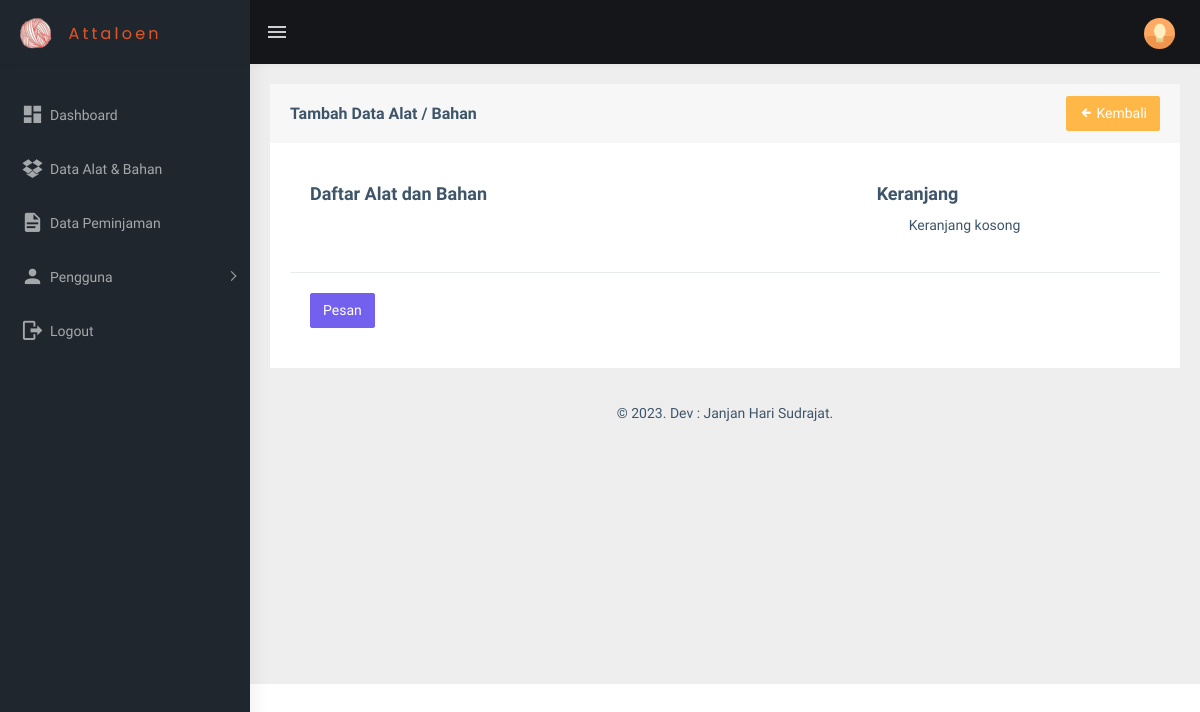
Page /view_peminjaman/peminjaman_detail_add.php (signed in) on the earlier database version.
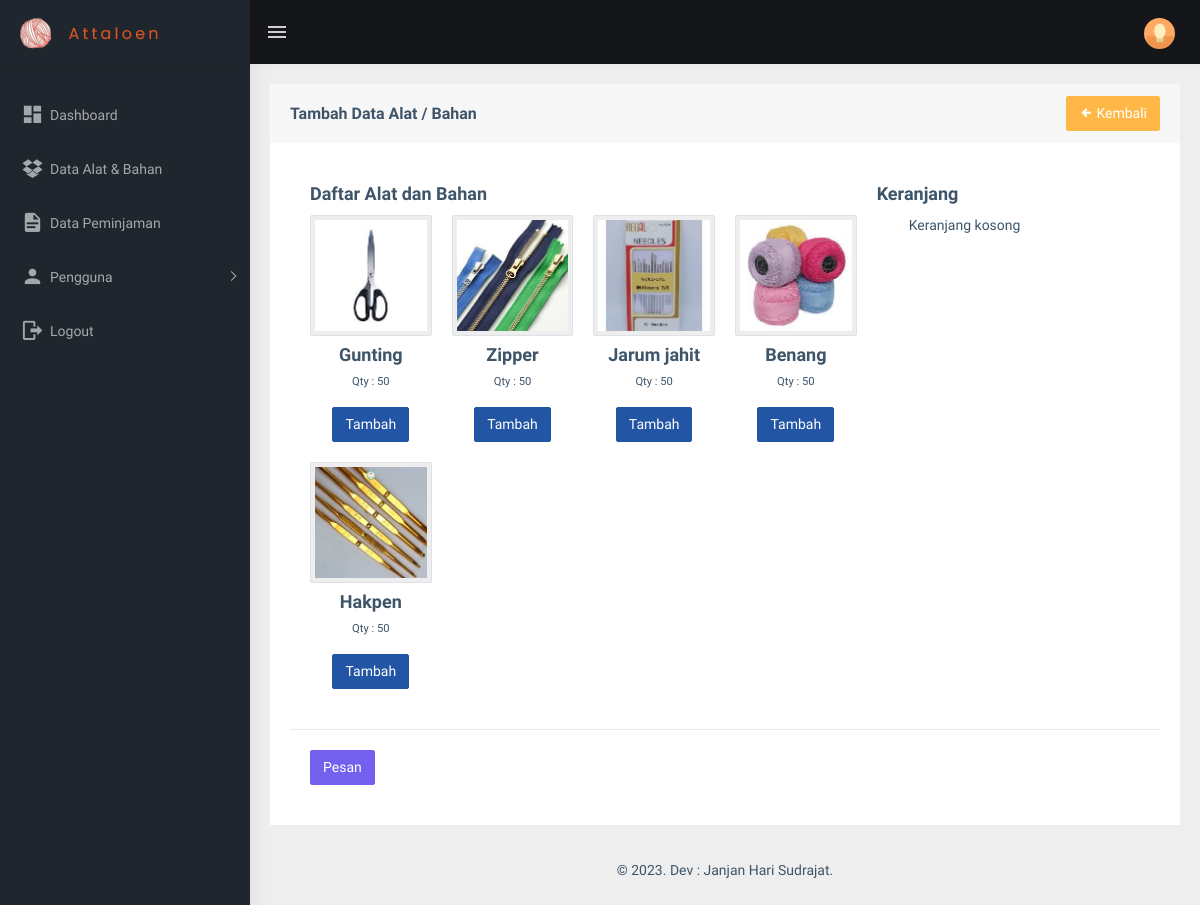
Same page on the later database version.
### tables this page shows
CREATE TABLE `alat_bahan` (
  `id_alat_bahan` int(11) NOT NULL,
  `kode` varchar(100) NOT NULL,
  `nama_alat_bahan` varchar(255) NOT NULL,
  `merk` varchar(255) NOT NULL,
  `id_kategori` int(11) NOT NULL,
  `qty` int(11) NOT NULL,
  `gambar` varchar(255) NOT NULL,
  `kondisi` varchar(100) NOT NULL,
  `keterangan` varchar(255) NOT NULL,
  `date_created` date NOT NULL
);

### functions.php (called while the page is built, shortened)
<?php
$conn = mysqli_connect("localhost", "root", "", "db_sippa");
function query($query)
{
    global $conn;
    $result = mysqli_query($conn, $query);
    $rows = [];
    while ($row = mysqli_fetch_assoc($result)) {
        $rows[] = $row;
    }
    return $rows;
}

### view_peminjaman/peminjaman_detail_products.php (the view, shortened to what this page needs)
<h4 class="card-title">Daftar Alat dan Bahan</h4>
<?php foreach ($alat_bahan as $ab): ?>
    <div class="col-lg-3 col-md-6">
        <div class="card">
            <div class="el-card-item">
                <div class="el-card-avatar el-overlay-1">
                    <img src="../assets/img/alat_bahan/<?= $ab["gambar"]; ?>" alt="alat_produk" class="img-thumbnail" />
                </div>
                <div class="el-card-content text-center">
                    <h4 class="my-2">
                        <?= $ab["nama_alat_bahan"]; ?>
                    </h4>
                    <p class="small">
                        Qty :
                        <?= $ab["qty"]; ?>
                    </p>
                    <a href="peminjaman_detail_add.php?page=products&action=add&id=<?= $ab["id_alat_bahan"]; ?>&id_peminjaman=<?= $id_peminjaman ?>"
                        class="btn btn-info">Tambah</a>
                </div>
            </div>
        </div>
    </div>
<?php endforeach; ?>

Differences in the rows shown:
added alat_bahan: gambar (picture), nama_alat_bahan "Gunting", qty "50"
added alat_bahan: gambar (picture), nama_alat_bahan "Zipper", qty "50"
added alat_bahan: gambar (picture), nama_alat_bahan "Jarum jahit", qty "50"
added alat_bahan: gambar (picture), nama_alat_bahan "Benang", qty "50"
added alat_bahan: gambar (picture), nama_alat_bahan "Hakpen", qty "50"
